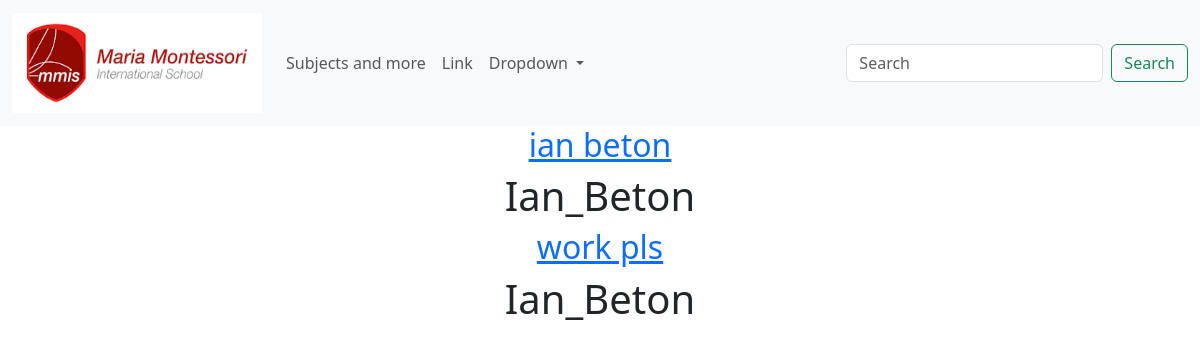
/physics/ (signed in), run on the app's committed database.
### main/models.py (models this page shows, shortened)
class Post(models.Model):
    author = models.ForeignKey(User, on_delete=models.CASCADE)
    title = models.CharField(max_length=100)
    body = models.TextField()
    category = models.ForeignKey(Category, on_delete=models.CASCADE)
    subject = models.ForeignKey(Subject, on_delete=models.CASCADE)

### main/views.py (the view)
# urls.py: path('physics/', Physics.as_view(), name="physics"),
class Physics(ListView):
    model = Post
    template_name = '12_stem/physics.html'

### main/templates/12_stem/physics.html (shortened to what this page needs)
{% extends 'base.html' %}
{% block content %}
<!DOCTYPE html>
<html>
<body>
<div class="container text-center">
{% for post in object_list %}
{% if post.subject.name == 'Physics'%}
<a href="{%url 'details' post.pk%}" > <h2> {{post.title}} </h2> </a>
     <h1> {{post.author}}</h1>
{% endif %}
{% endfor %}
</div>
</body>
</body>
</html>
{% endblock %}

### main/templates/12_stem/physics.html (style rules this page uses)
body { background-color: rgb(255, 255, 255); }

### data on the page
Post: title "ian beton", author "Ian_Beton"
Post: title "work pls", author "Ian_Beton"
